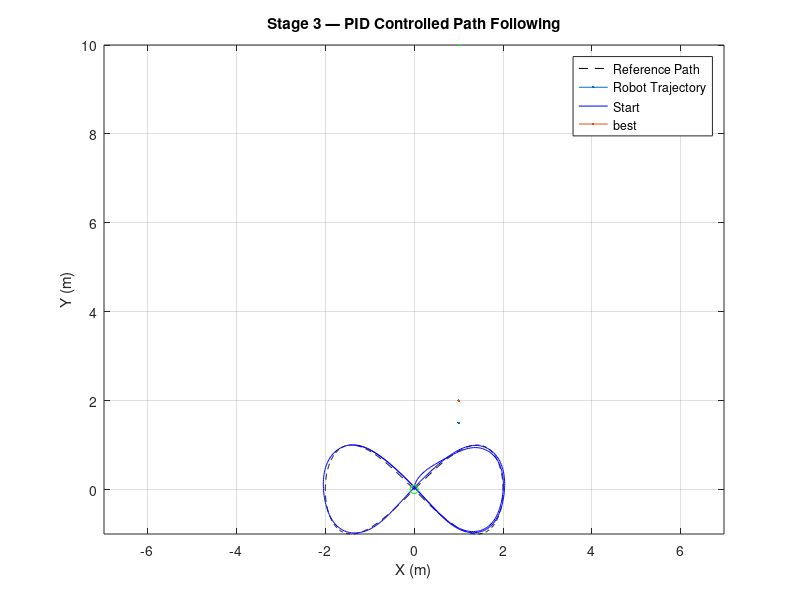
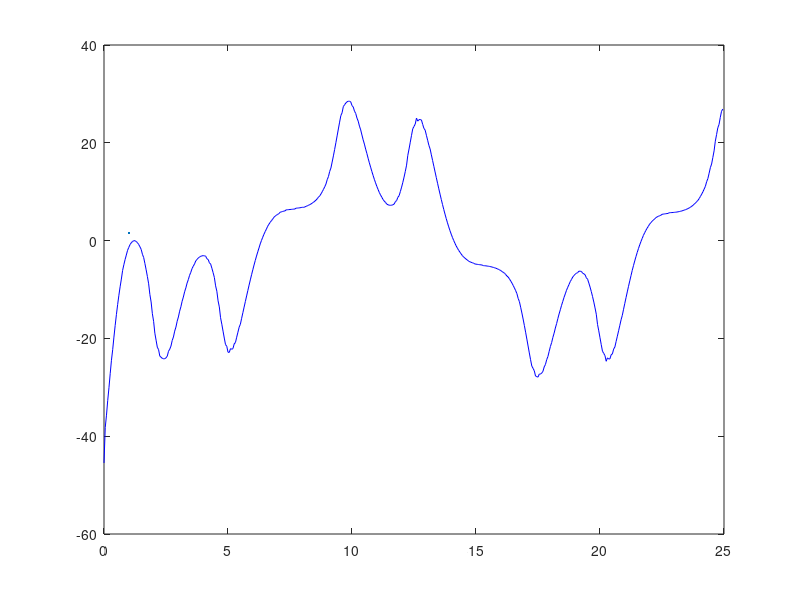

These charts were generated, in order, by the following MATLAB code: (Note: this script raises an error after producing the figures.)
%% Stage 3: PID Heading Controller with Anti-Windup
% Replaces the P-only steering of Stage 2 with a full PID controller.
% Integral anti-windup clamps accumulation to [-i_max, +i_max].
% Fixed sliding-window path indexing prevents backward jumps on the loop.
clc; clear; close all;

L       = 0.3;    % wheel baseline (m)
dt      = 0.05;   % time step (s)
T       = 25;     % total time (s)
N       = T / dt;
v_base  = 0.8;    % constant forward speed (m/s)
Ld      = 0.5;    % lookahead distance (m)

% PID gains
Kp    = 3.0;
Ki    = 0.3;
Kd    = 0.08;
i_max = 1.0;    % integral anti-windup limit (rad)

n_path = 800;
t_path = linspace(0, 2*pi, n_path);
path_x = 2.0 * sin(t_path);
path_y = 1.0 * sin(2 * t_path);
path   = [path_x; path_y];

pose     = [0; 0; pi/2];
e_prev   = 0;
e_int    = 0;
path_idx = 1;

hist_pose  = zeros(3, N);
hist_error = zeros(1, N);
hist_terms = zeros(3, N);  % [P; I; D] contributions

for k = 1:N
    hist_pose(:, k) = pose;
    x = pose(1); y = pose(2); theta = pose(3);

    % Sliding-window closest-point search (forward only)
    search_window = 60;
    best_dist = inf;
    best_idx  = path_idx;
    for j = 0:search_window
        idx_j = mod(path_idx + j - 1, n_path) + 1;
        d = sqrt((path(1,idx_j)-x)^2 + (path(2,idx_j)-y)^2);
        if d < best_dist
            best_dist = d;
            best_idx  = idx_j;
        end
    end
    path_idx = best_idx;

    % Lookahead point
    look_idx = path_idx;
    for j = 0:n_path-1
        idx_j = mod(path_idx + j - 1, n_path) + 1;
        if sqrt((path(1,idx_j)-x)^2 + (path(2,idx_j)-y)^2) >= Ld
            look_idx = idx_j;
            break;
        end
    end

    dx        = path(1, look_idx) - x;
    dy        = path(2, look_idx) - y;
    theta_ref = atan2(dy, dx);
    e_theta   = atan2(sin(theta_ref - theta), cos(theta_ref - theta));

    % PID with anti-windup
    e_int   = e_int + e_theta * dt;
    e_int   = max(-i_max, min(i_max, e_int));
    e_dot   = (e_theta - e_prev) / dt;

    term_P  = Kp * e_theta;
    term_I  = Ki * e_int;
    term_D  = Kd * e_dot;
    omega   = term_P + term_I + term_D;

    hist_error(k)   = e_theta;
    hist_terms(:,k) = [term_P; term_I; term_D];
    e_prev          = e_theta;

    vR = v_base + (omega * L / 2);
    vL = v_base - (omega * L / 2);

    v       = (vR + vL) / 2;
    pose(1) = x + dt * v * cos(theta);
    pose(2) = y + dt * v * sin(theta);
    pose(3) = theta + dt * (vR - vL) / L;
end

t_vec = (0:N-1) * dt;

figure;
plot(path_x, path_y, 'k--', LineWidth=1.5); hold on;
plot(hist_pose(1,:), hist_pose(2,:), 'b-', LineWidth=2);
plot(hist_pose(1,1), hist_pose(2,1), 'go', MarkerSize=10, MarkerFaceColor='g');
axis equal; grid on;
xlabel('X (m)'); ylabel('Y (m)');
title('Stage 3 — PID Controlled Path Following');
legend('Reference Path', 'Robot Trajectory', 'Start', Location='best');

figure;
plot(t_vec, rad2deg(hist_error), 'b-', LineWidth=1.5);
yline(0, 'k--'); yline(5,'g:',LineWidth=1); yline(-5,'g:',LineWidth=1);
xlabel('Time (s)'); ylabel('Heading Error (deg)');
title('Stage 3 — Heading Error with PID');
legend('PID Error','Zero','±5° band', Location='best');
grid on;

figure;
plot(t_vec, hist_terms(1,:), 'r-', LineWidth=1.5); hold on;
plot(t_vec, hist_terms(2,:), 'g-', LineWidth=1.5);
plot(t_vec, hist_terms(3,:), 'b-', LineWidth=1.5);
xlabel('Time (s)'); ylabel('Control Contribution (rad/s)');
title('Stage 3 — PID Term Breakdown');
legend('Proportional','Integral','Derivative', Location='best');
ylim([-3 3]); grid on;
